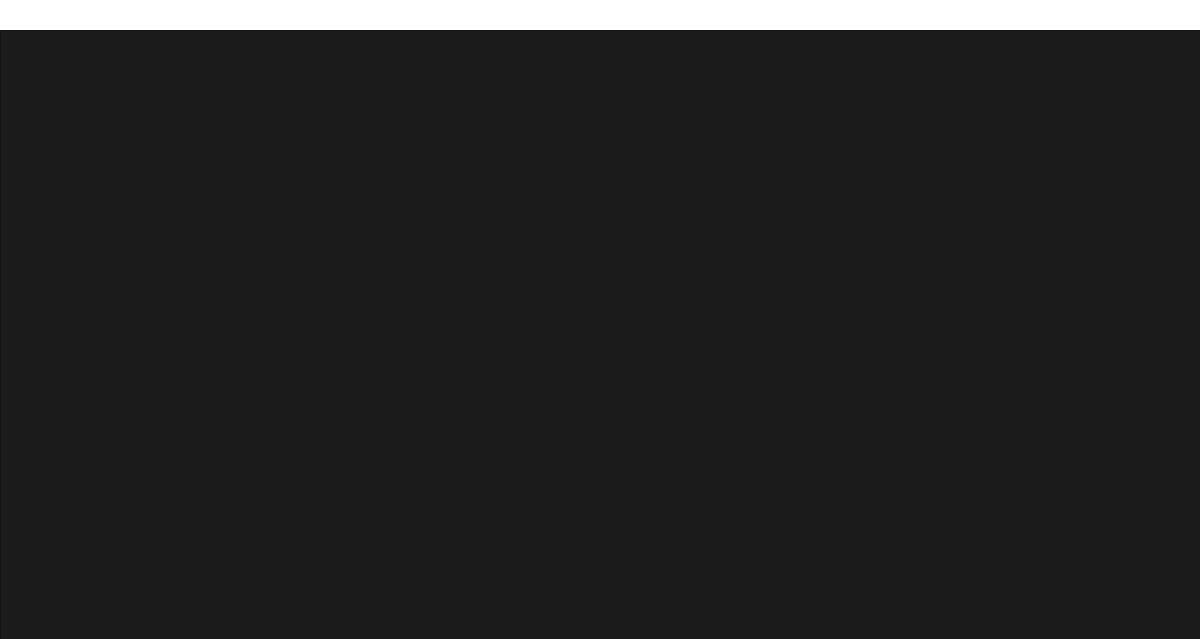
<?xml version="1.0" encoding="UTF-8"?>
<ui version="4.0">
 <class>userwindow</class>
 <widget class="QDialog" name="userwindow">
  <property name="geometry">
   <rect>
    <x>0</x>
    <y>0</y>
    <width>1200</width>
    <height>639</height>
   </rect>
  </property>
  <property name="windowTitle">
   <string>Dialog</string>
  </property>
  <property name="styleSheet">
   <string notr="true">QDialog {
background-color: rgb(255,255,255);
}

QMessageBox {
background -color: rgb(27,27,27);
color: #ffffff;
}

QMessageBox QLabel {
font: 600 10pt &quot;Yu Gothic UI Semibold&quot;;
color: rgb(255, 255, 255);
}

QMessageBox QPushButton::hover {
background-color: #666;
}

QMessageBox QPushButton::pressed {
background-color: #888;
}

QMessageBox QPushButton {
color: #ffffff;
background-color: #333;
font: 600 10pt &quot;Yu Gothic UI Semibold&quot;;
}</string>
  </property>
  <widget class="QTableView" name="tableView">
   <property name="geometry">
    <rect>
     <x>0</x>
     <y>30</y>
     <width>1201</width>
     <height>611</height>
    </rect>
   </property>
   <property name="font">
    <font>
     <family>Yu Gothic UI Semibold</family>
     <pointsize>10</pointsize>
     <italic>false</italic>
     <bold>true</bold>
    </font>
   </property>
   <property name="contextMenuPolicy">
    <enum>Qt::DefaultContextMenu</enum>
   </property>
   <property name="styleSheet">
    <string notr="true">QTableView {
background-color: rgb(27, 27, 27);
font: 600 10pt &quot;Yu Gothic UI Semibold&quot;;
color: rgb(255, 255, 255);
}

QMessageBox {
    background-color: rgb(27, 27, 27);
    color: #ffffff
}

QMessageBox QLabel {
   font: 600 10pt &quot;Yu Gothic UI Semibold&quot;;
   color: rgb(255, 255, 255);
}

QMessageBox QPushButton::hover {
background-color: #666;
}

QMessageBox QPushButton::pressed {
background-color: #888;
}

QMessageBox QPushButton {
color: #ffffff;
background-color: #333;
font: 600 10pt &quot;Yu Gothic UI Semibold&quot;;
}</string>
   </property>
   <property name="lineWidth">
    <number>1</number>
   </property>
   <property name="defaultDropAction">
    <enum>Qt::IgnoreAction</enum>
   </property>
   <property name="selectionBehavior">
    <enum>QAbstractItemView::SelectItems</enum>
   </property>
   <property name="textElideMode">
    <enum>Qt::ElideRight</enum>
   </property>
  </widget>
 </widget>
 <resources/>
 <connections/>
</ui>
